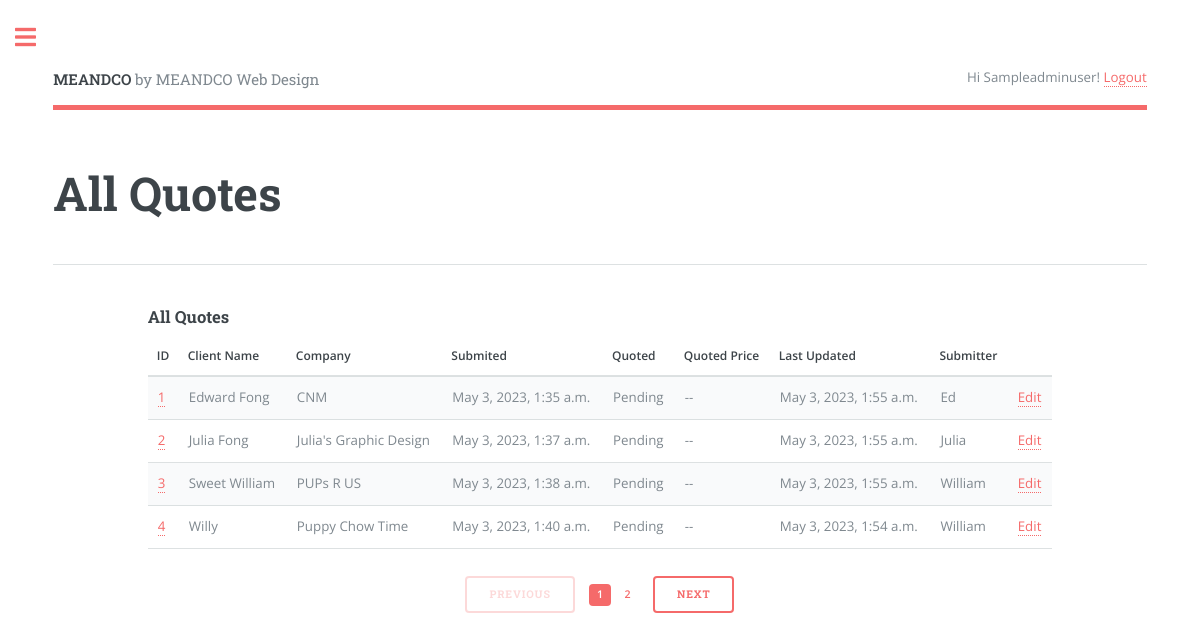
The app's page /quotes/ (signed in) with its own data.
### quote/models.py (models this page shows, shortened)
class Quote(models.Model):
    class Status(models.TextChoices):
        NEWSITE = 'New Site'
        EXISTING = 'Existing Site'
    class Quoted(models.TextChoices):
        PENDING = 'Pending'
        REVIEWING = 'Reviewing'
        APPROVED = 'Approved'
    class Priority(models.TextChoices):
        URGENT  = 'UG', _('Urgent - 1 to week or less')
        NORMAL  = 'NM', _('Normal - 2 to 4 weeks')
        LOW     = 'LW', _('Low - Still Researching')
    name = models.CharField(max_length=250)
    requester = models.ForeignKey(User,
                                  on_delete=models.CASCADE, related_name='quotes')
    position = models.CharField(max_length=250, null=True,
                                blank=True)
    company = models.CharField(max_length=250, null=True,
                               blank=True)
    address = models.CharField(max_length=250, null=True,
                               blank=True)
    phone = models.CharField(max_length=30)
    email = models.EmailField(max_length=250)
    web_address = models.CharField(max_length=250, null=True,
                                   blank=True)
    description = models.TextField()
    created = models.DateTimeField(auto_now_add=True)
    updated = models.DateTimeField(auto_now=True)
    stat = models.CharField(max_length=20,
                              choices=Status.choices,
                              default=Status.NEWSITE)
    quoted = models.CharField(max_length=20,
                              choices=Quoted.choices,
                              default=Quoted.PENDING)
    priority = models.CharField(max_length=2,
                                choices=Priority.choices,
                                default=Priority.NORMAL)
    quoted_price = models.DecimalField(max_digits=250,decimal_places=2,
                                    null=True, blank=True)
    jobfile = models.FileField(upload_to="jobfiles/", null=True, blank=True)
    class Meta:
        ordering = ['created']
        indexes = [
            models.Index(fields=['created'])
        ]

### quote/views.py (the view)
# urls.py: path('quotes/', views.quotes_list, name='quotes_list'),
@login_required(login_url='login')
def quotes_list(request):
    if request.user.is_superuser or is_in_testing_group(request):
        quotes = Quote.objects.all()
    else:
        quotes =  Quote.objects.filter(requester=request.user)
    paginator = Paginator(quotes, 4)
    page_number = request.GET.get('page', 1)
    page_range = paginator.get_elided_page_range(number=page_number)
    try:
        quotes = paginator.page(page_number)
    except PageNotAnInteger:
        quotes = paginator.page(1)
    except EmptyPage:
        quotes = paginator.page(paginator.num_pages)
    context = {'quotes':quotes,'quotes':quotes}
    return render(request, 'quote/quotes_list.html', context)

### quote/helper.py (called while the page is built)
def is_in_testing_group(request):
    return request.user.groups.filter(name="Testing")

### quote/templates/quote/quotes_list.html (shortened to what this page needs)
{% extends "base.html" %}
{% block header %}All Quotes{% endblock %}
{% block content %}
  <h3>All Quotes</h3>
  {% load quote_extras %}
    <div class="table-wrapper">
        <table>
            <thead>
            <tr>
                <th>ID</th>
                <th>Client Name</th>
                <th>Company</th>
                <th>Submited</th>
                <th>Quoted</th>
                <th>Quoted Price</th>
                <th>Last Updated</th>
                <th>Submitter</th>
                {% if request.user.is_superuser or user.get_username == "sampleadminuser" or request.user|is_in_testing_group %}<th></th>{% endif %}
            </tr>
            </thead>
            <tbody>
            {% if quotes %}
            {% for q in quotes %}
                <tr>
                    <td><a href="{% url 'quote_detail' q.id %}">{{ q.id }}</a></td>
                    <td>{{ q.name }}</td>
                    <td>{{ q.company }} </td>
                    <td>{{ q.created }}</td>
                    <td>{{ q.quoted }}</td>
                    <td>{% if q.quoted_price  %}{{ q.quoted_price }} {% else %}--{% endif %}</td>
                    <td>{{ q.updated }}</td>
                    <td>{{ q.requester | title }}</td>
                    {% if request.user.is_superuser or user.get_username == "sampleadminuser" or request.user|is_in_testing_group %}<td><a href="{% url 'quote_edit' q.id %}">Edit</a></td>{% endif %}
                </tr>
            {% endfor %}
            {% endif %}
          </tbody>
        </table>
        {% if quotes %}{% include 'pagination.html' with page=quotes %}{% endif %}
     </div>
{% endblock %}

### templates/base.html (shortened to what this page needs)
{% load static %}
<!DOCTYPE html>
<html lang="en">
<head>
    <link href="{% static 'assets/css/main.css' %}" rel="stylesheet">
    <link rel="stylesheet" href="{% static 'assets/css/fontawesome-all.min.css' %}" />
</head>
<body>
    <body class="is-preload">
        <div id="wrapper">
            <div id="main">
              <div class="inner">
                  <header id="header">
                    <a href="{% url 'home' %}" class="logo"><strong>MEANDCO</strong> by MEANDCO Web Design</a>
                    <ul class="icons">
                      {% if request.user.is_authenticated %}
                      Hi {{ request.user.first_name|default:request.user.username|title }}! <a href="{% url 'logout' %}">Logout</a>
                      {% else %}
                      Not logged in. <a href="{% url 'login' %}">Log-in</a>
                      {% endif %}
                    </ul>
                  </header>
                  <section>
                    <header class="main">
                      <h1>{% block header %}{% endblock header %}</h1>
                    </header>
                    <hr class="major" />
                      <div class="row gtr-200">
                        <div class="col-1 col-12-medium">
                        </div>
                          <div class="col-10 col-12-medium">
                          {% block content %}
                          {% endblock %}
                        </div>
                      </div>
                  </section>
              </div>
            </div>
        </div>
</body>
</html>

### records on screen
Quote: id "1", name "Edward Fong", company "CNM", created "May 3, 2023, 1:35 a.m.", quoted "Pending", updated "May 3, 2023, 1:55 a.m.", requester "Ed"
Quote: id "2", name "Julia Fong", company "Julia's Graphic Design", created "May 3, 2023, 1:37 a.m.", quoted "Pending", updated "May 3, 2023, 1:55 a.m.", requester "Julia"
Quote: id "3", name "Sweet William", company "PUPs R US", created "May 3, 2023, 1:38 a.m.", quoted "Pending", updated "May 3, 2023, 1:55 a.m.", requester "William"
Quote: id "4", name "Willy", company "Puppy Chow Time", created "May 3, 2023, 1:40 a.m.", quoted "Pending", updated "May 3, 2023, 1:54 a.m.", requester "William"

### other values on screen
{{ request.user.first_name|default:request.user.username|title }} "Sampleadminuser"
{{ i }} "1"
{{ i }} "2"
